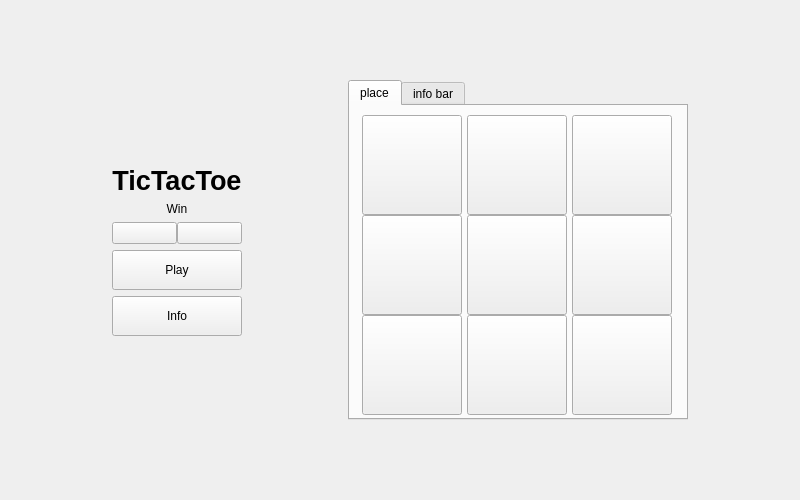
<?xml version="1.0" encoding="UTF-8"?>
<ui version="4.0">
 <class>Widget</class>
 <widget class="QWidget" name="Widget">
  <property name="geometry">
   <rect>
    <x>0</x>
    <y>0</y>
    <width>800</width>
    <height>500</height>
   </rect>
  </property>
  <property name="maximumSize">
   <size>
    <width>800</width>
    <height>500</height>
   </size>
  </property>
  <property name="windowTitle">
   <string>TicTacToe</string>
  </property>
  <property name="windowIcon">
   <iconset resource="resourses.qrc">
    <normaloff>:/images/place.png</normaloff>:/images/place.png</iconset>
  </property>
  <property name="styleSheet">
   <string notr="true"/>
  </property>
  <layout class="QGridLayout" name="gridLayout_2">
   <item row="0" column="0">
    <layout class="QHBoxLayout" name="horizontalLayout_2">
     <item>
      <spacer name="horizontalSpacer">
       <property name="orientation">
        <enum>Qt::Horizontal</enum>
       </property>
       <property name="sizeHint" stdset="0">
        <size>
         <width>40</width>
         <height>20</height>
        </size>
       </property>
      </spacer>
     </item>
     <item>
      <layout class="QVBoxLayout" name="verticalLayout">
       <item>
        <spacer name="verticalSpacer_2">
         <property name="orientation">
          <enum>Qt::Vertical</enum>
         </property>
         <property name="sizeHint" stdset="0">
          <size>
           <width>20</width>
           <height>40</height>
          </size>
         </property>
        </spacer>
       </item>
       <item>
        <widget class="QLabel" name="label">
         <property name="font">
          <font>
           <pointsize>20</pointsize>
           <bold>true</bold>
          </font>
         </property>
         <property name="styleSheet">
          <string notr="true"/>
         </property>
         <property name="text">
          <string>TicTacToe</string>
         </property>
         <property name="textFormat">
          <enum>Qt::AutoText</enum>
         </property>
         <property name="alignment">
          <set>Qt::AlignCenter</set>
         </property>
        </widget>
       </item>
       <item>
        <widget class="QLabel" name="label_2">
         <property name="text">
          <string>Win</string>
         </property>
         <property name="alignment">
          <set>Qt::AlignCenter</set>
         </property>
        </widget>
       </item>
       <item>
        <layout class="QHBoxLayout" name="horizontalLayout">
         <property name="spacing">
          <number>0</number>
         </property>
         <item>
          <widget class="QPushButton" name="pushButton_X">
           <property name="styleSheet">
            <string notr="true"/>
           </property>
           <property name="text">
            <string/>
           </property>
          </widget>
         </item>
         <item>
          <widget class="QPushButton" name="pushButton_O">
           <property name="styleSheet">
            <string notr="true"/>
           </property>
           <property name="text">
            <string/>
           </property>
          </widget>
         </item>
        </layout>
       </item>
       <item>
        <widget class="QPushButton" name="pushButton_3">
         <property name="minimumSize">
          <size>
           <width>0</width>
           <height>40</height>
          </size>
         </property>
         <property name="styleSheet">
          <string notr="true"/>
         </property>
         <property name="text">
          <string>Play</string>
         </property>
        </widget>
       </item>
       <item>
        <widget class="QPushButton" name="pushButton_info">
         <property name="minimumSize">
          <size>
           <width>0</width>
           <height>40</height>
          </size>
         </property>
         <property name="text">
          <string>Info</string>
         </property>
        </widget>
       </item>
       <item>
        <spacer name="verticalSpacer">
         <property name="orientation">
          <enum>Qt::Vertical</enum>
         </property>
         <property name="sizeHint" stdset="0">
          <size>
           <width>20</width>
           <height>40</height>
          </size>
         </property>
        </spacer>
       </item>
      </layout>
     </item>
     <item>
      <spacer name="horizontalSpacer_4">
       <property name="orientation">
        <enum>Qt::Horizontal</enum>
       </property>
       <property name="sizeHint" stdset="0">
        <size>
         <width>40</width>
         <height>20</height>
        </size>
       </property>
      </spacer>
     </item>
     <item>
      <widget class="QTabWidget" name="tabWidget">
       <property name="sizePolicy">
        <sizepolicy hsizetype="Fixed" vsizetype="Fixed">
         <horstretch>0</horstretch>
         <verstretch>0</verstretch>
        </sizepolicy>
       </property>
       <property name="minimumSize">
        <size>
         <width>320</width>
         <height>320</height>
        </size>
       </property>
       <property name="maximumSize">
        <size>
         <width>340</width>
         <height>340</height>
        </size>
       </property>
       <property name="styleSheet">
        <string notr="true"/>
       </property>
       <property name="currentIndex">
        <number>0</number>
       </property>
       <widget class="QWidget" name="tab">
        <attribute name="title">
         <string>place</string>
        </attribute>
        <layout class="QGridLayout" name="gridLayout">
         <property name="spacing">
          <number>5</number>
         </property>
         <item row="2" column="1">
          <widget class="QPushButton" name="pushButton_20">
           <property name="sizePolicy">
            <sizepolicy hsizetype="Fixed" vsizetype="Fixed">
             <horstretch>100</horstretch>
             <verstretch>100</verstretch>
            </sizepolicy>
           </property>
           <property name="minimumSize">
            <size>
             <width>100</width>
             <height>100</height>
            </size>
           </property>
           <property name="maximumSize">
            <size>
             <width>100</width>
             <height>100</height>
            </size>
           </property>
           <property name="text">
            <string/>
           </property>
          </widget>
         </item>
         <item row="0" column="3" colspan="2">
          <widget class="QPushButton" name="pushButton_02">
           <property name="sizePolicy">
            <sizepolicy hsizetype="Fixed" vsizetype="Fixed">
             <horstretch>100</horstretch>
             <verstretch>100</verstretch>
            </sizepolicy>
           </property>
           <property name="minimumSize">
            <size>
             <width>100</width>
             <height>100</height>
            </size>
           </property>
           <property name="maximumSize">
            <size>
             <width>100</width>
             <height>100</height>
            </size>
           </property>
           <property name="text">
            <string/>
           </property>
          </widget>
         </item>
         <item row="1" column="2">
          <widget class="QPushButton" name="pushButton_11">
           <property name="sizePolicy">
            <sizepolicy hsizetype="Fixed" vsizetype="Fixed">
             <horstretch>100</horstretch>
             <verstretch>100</verstretch>
            </sizepolicy>
           </property>
           <property name="minimumSize">
            <size>
             <width>100</width>
             <height>100</height>
            </size>
           </property>
           <property name="maximumSize">
            <size>
             <width>100</width>
             <height>100</height>
            </size>
           </property>
           <property name="styleSheet">
            <string notr="true"/>
           </property>
           <property name="text">
            <string/>
           </property>
          </widget>
         </item>
         <item row="0" column="1">
          <widget class="QPushButton" name="pushButton_00">
           <property name="sizePolicy">
            <sizepolicy hsizetype="Fixed" vsizetype="Fixed">
             <horstretch>100</horstretch>
             <verstretch>100</verstretch>
            </sizepolicy>
           </property>
           <property name="minimumSize">
            <size>
             <width>100</width>
             <height>100</height>
            </size>
           </property>
           <property name="maximumSize">
            <size>
             <width>100</width>
             <height>100</height>
            </size>
           </property>
           <property name="text">
            <string/>
           </property>
          </widget>
         </item>
         <item row="2" column="3">
          <widget class="QPushButton" name="pushButton_22">
           <property name="sizePolicy">
            <sizepolicy hsizetype="Fixed" vsizetype="Fixed">
             <horstretch>100</horstretch>
             <verstretch>100</verstretch>
            </sizepolicy>
           </property>
           <property name="minimumSize">
            <size>
             <width>100</width>
             <height>100</height>
            </size>
           </property>
           <property name="maximumSize">
            <size>
             <width>100</width>
             <height>100</height>
            </size>
           </property>
           <property name="text">
            <string/>
           </property>
          </widget>
         </item>
         <item row="2" column="2">
          <widget class="QPushButton" name="pushButton_21">
           <property name="sizePolicy">
            <sizepolicy hsizetype="Fixed" vsizetype="Fixed">
             <horstretch>100</horstretch>
             <verstretch>100</verstretch>
            </sizepolicy>
           </property>
           <property name="minimumSize">
            <size>
             <width>100</width>
             <height>100</height>
            </size>
           </property>
           <property name="maximumSize">
            <size>
             <width>100</width>
             <height>100</height>
            </size>
           </property>
           <property name="text">
            <string/>
           </property>
          </widget>
         </item>
         <item row="1" column="1">
          <widget class="QPushButton" name="pushButton_10">
           <property name="sizePolicy">
            <sizepolicy hsizetype="Fixed" vsizetype="Fixed">
             <horstretch>100</horstretch>
             <verstretch>100</verstretch>
            </sizepolicy>
           </property>
           <property name="minimumSize">
            <size>
             <width>100</width>
             <height>100</height>
            </size>
           </property>
           <property name="maximumSize">
            <size>
             <width>100</width>
             <height>100</height>
            </size>
           </property>
           <property name="text">
            <string/>
           </property>
          </widget>
         </item>
         <item row="1" column="3">
          <widget class="QPushButton" name="pushButton_12">
           <property name="sizePolicy">
            <sizepolicy hsizetype="Fixed" vsizetype="Fixed">
             <horstretch>100</horstretch>
             <verstretch>100</verstretch>
            </sizepolicy>
           </property>
           <property name="minimumSize">
            <size>
             <width>100</width>
             <height>100</height>
            </size>
           </property>
           <property name="maximumSize">
            <size>
             <width>100</width>
             <height>100</height>
            </size>
           </property>
           <property name="text">
            <string/>
           </property>
          </widget>
         </item>
         <item row="0" column="2">
          <widget class="QPushButton" name="pushButton_01">
           <property name="sizePolicy">
            <sizepolicy hsizetype="Fixed" vsizetype="Fixed">
             <horstretch>100</horstretch>
             <verstretch>100</verstretch>
            </sizepolicy>
           </property>
           <property name="minimumSize">
            <size>
             <width>100</width>
             <height>100</height>
            </size>
           </property>
           <property name="maximumSize">
            <size>
             <width>100</width>
             <height>100</height>
            </size>
           </property>
           <property name="text">
            <string/>
           </property>
          </widget>
         </item>
         <item row="1" column="0">
          <spacer name="horizontalSpacer_2">
           <property name="orientation">
            <enum>Qt::Horizontal</enum>
           </property>
           <property name="sizeHint" stdset="0">
            <size>
             <width>40</width>
             <height>20</height>
            </size>
           </property>
          </spacer>
         </item>
        </layout>
       </widget>
       <widget class="QWidget" name="tab_2">
        <attribute name="title">
         <string>info bar</string>
        </attribute>
        <layout class="QVBoxLayout" name="verticalLayout_2">
         <item>
          <widget class="QLabel" name="label_3">
           <property name="text">
            <string>TextLabel</string>
           </property>
           <property name="alignment">
            <set>Qt::AlignLeading|Qt::AlignLeft|Qt::AlignTop</set>
           </property>
          </widget>
         </item>
        </layout>
       </widget>
      </widget>
     </item>
     <item>
      <spacer name="horizontalSpacer_3">
       <property name="orientation">
        <enum>Qt::Horizontal</enum>
       </property>
       <property name="sizeHint" stdset="0">
        <size>
         <width>40</width>
         <height>20</height>
        </size>
       </property>
      </spacer>
     </item>
    </layout>
   </item>
  </layout>
 </widget>
 <resources>
  <include location="resourses.qrc"/>
 </resources>
 <connections/>
</ui>
